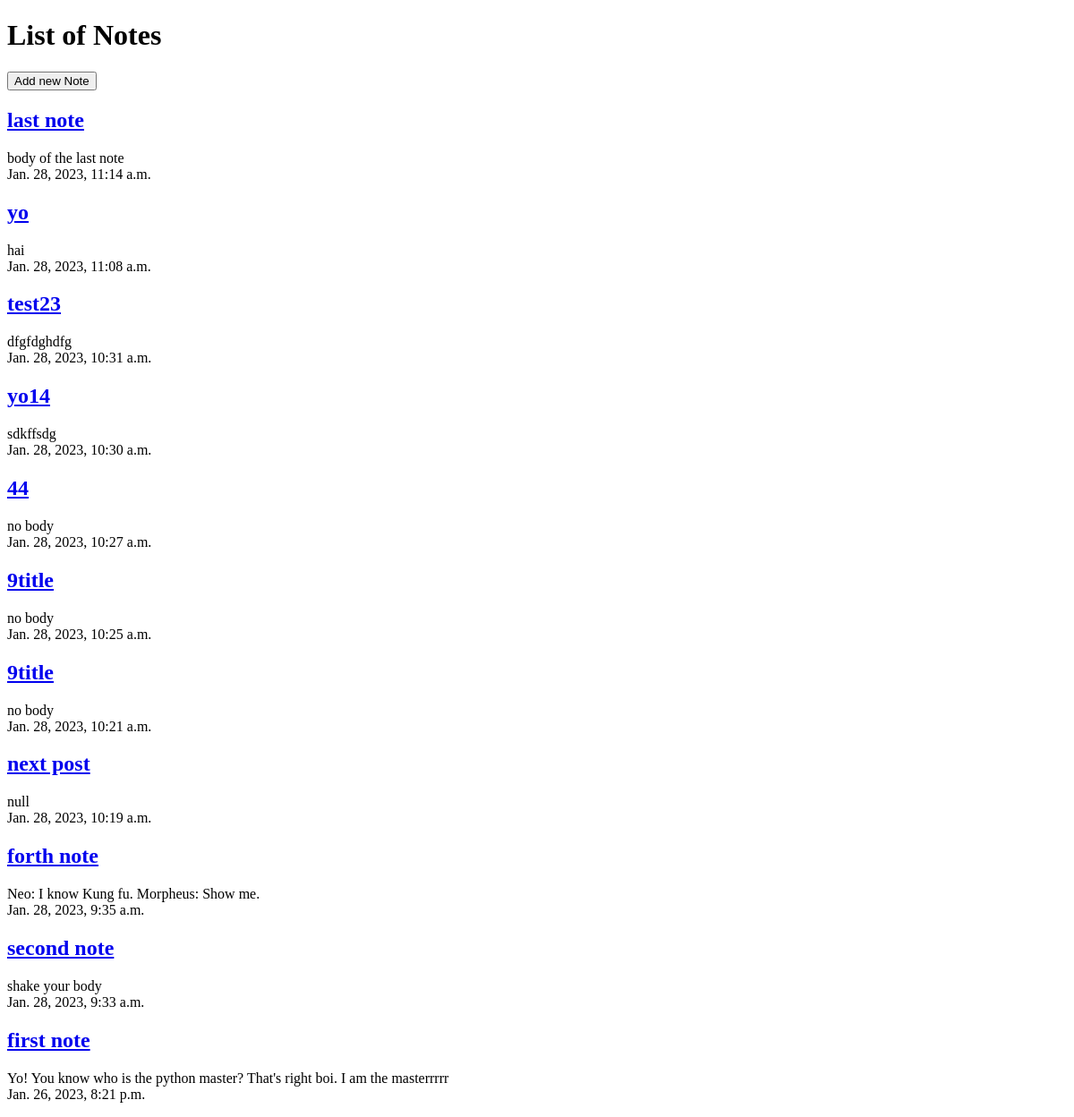
Before: / with the older database file.
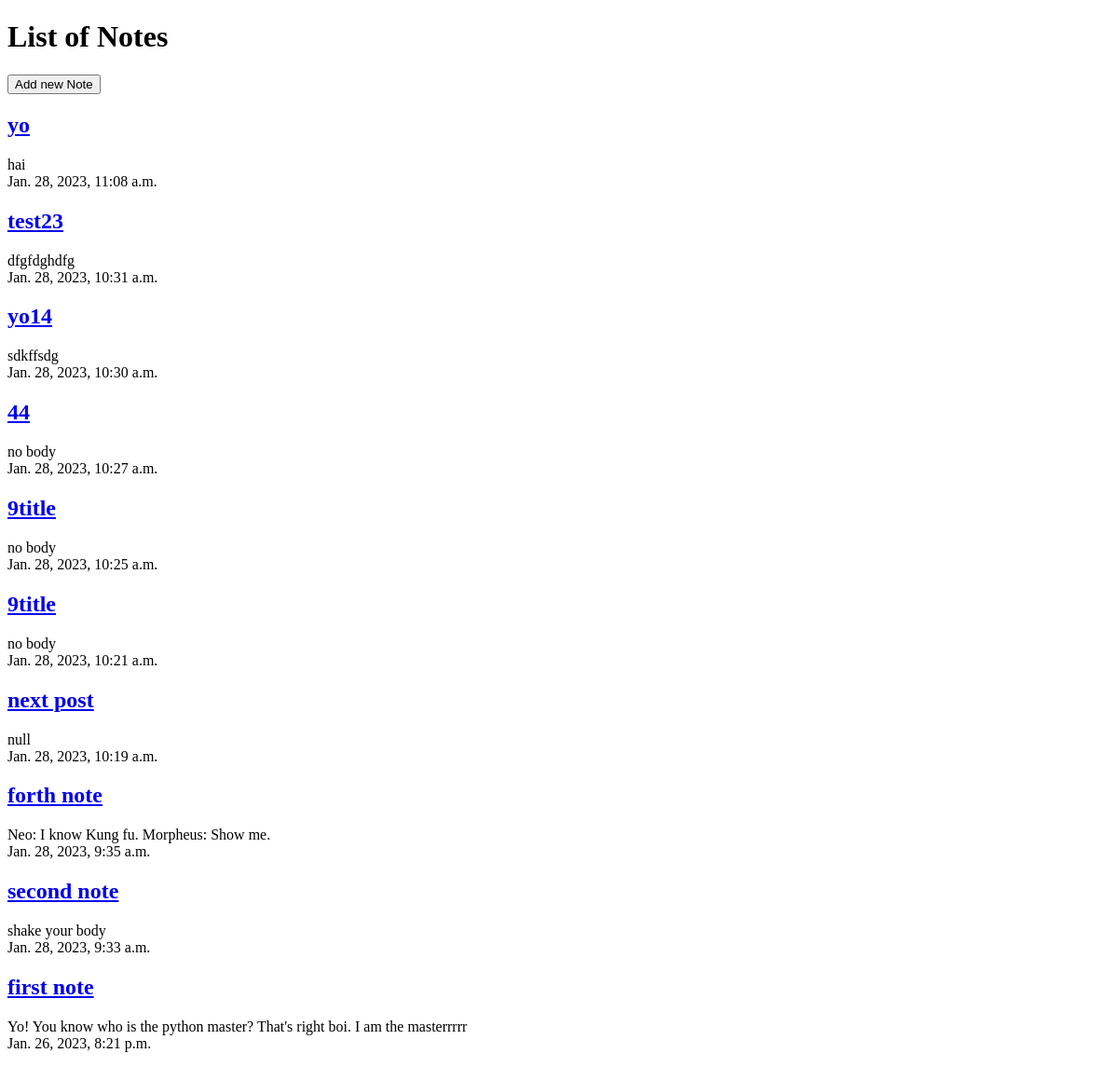
After: the same page with the newer database file.
### notes/models.py (models this page shows, shortened)
class Note(models.Model):
    title = models.CharField(max_length = 40)
    body = models.TextField(max_length = 5000)
    created = models.DateTimeField(auto_now = True)

### notes/views.py (the view)
# urls.py: path('' , NoteListView.as_view() , name= 'note_list'),
class NoteListView(ListView):
    model = Note
    template_name = 'notes/note_list.html'
    context_object_name = 'notes'
    ordering = ['-created']

### notes/templates/notes/note_list.html
{% extends 'notes/base.html' %}
{% block content %}
    <h1>List of Notes</h1>
    <form action='{% url "note_new" %}'>
        <input type="submit" value="Add new Note" />
    </form>
    {% for note in notes %}
        <h2><a href='{% url "note_detail" note.pk %}'>{{ note.title }}</a></h2>
        <p>{{ note.body }}<br>
        {{ note.created }}</p>
    {% endfor %}
{% endblock content %}

### notes/templates/notes/base.html (shortened to what this page needs)
<!DOCTYPE html>
<html lang="en">
<head>
</head>
<body>
          {% block content %}
          {% endblock content%}
</body>
</html>

Changed rows visible on the page:
removed Note: title "last note", body "body of the last note", created "Jan. 28, 2023, 11:14 a.m."
